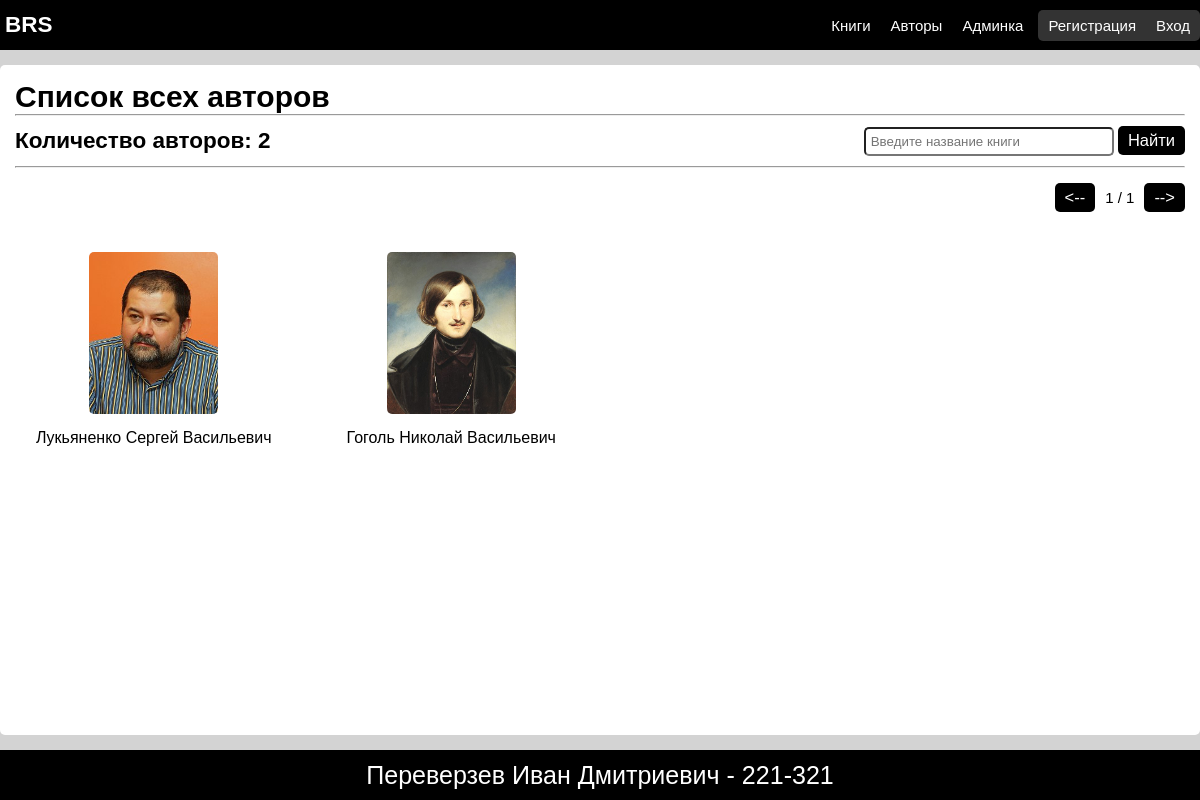
Screenshot of /all_authors/1/ with the database file from the repository.
### RecommendSystem/models.py (models this page shows)
class Author(models.Model):
    firstname = models.CharField(max_length=200)
    lastname = models.CharField(max_length=200)
    patronymic = models.CharField(max_length=200)
    image = models.ImageField(upload_to=f'images/authors/', default='images/authors/default.png')
    description =  models.TextField(null=True)
    def __str__(self):
        return f'{self.lastname} {self.firstname} {self.patronymic}'

### RecommendSystem/views.py (the view)
# urls.py: path('all_authors/<int:page_no>/', views.show_all_authors, name='show_all_authors'),
def show_all_authors(request, page_no=1):
    authors_list = list(Author.objects.all())
    context = get_context_for_pagination(authors_list, page_no, 16)
    context['cur_url'] = 'RS:show_all_authors'
    return render(request, 'show_all_authors.html', context)

### RecommendSystem/views.py (called while the page is built)
def get_context_for_pagination(arr: list, page_no: int, cards_count: int):
    maybe_pages = ceil(len(arr) / cards_count)
    page_no = max(1, page_no)
    page_no = min(maybe_pages, page_no)
    next_page = page_no if page_no + 1 > maybe_pages else page_no + 1
    prev_page = page_no if page_no - 1 < 1 else page_no - 1
    context = {
        'page_no': page_no,
        'maybe_pages': maybe_pages,
        'next_page': next_page,
        'prev_page': prev_page,
        'all_objects': len(arr),
        'objects_list': arr[cards_count*(page_no-1):cards_count*page_no]
        }
    return context

### RecommendSystem/templates/show_all_authors.html (shortened to what this page needs)
{% extends "base.html" %}
{% block additional_styles %}
    {% load static %}
    <link rel="stylesheet" href="{% static 'styles/view_of_set.css' %}">
{% endblock additional_styles %}
{% block content %}
    {% load static %}
    <h1>Список всех авторов</h1>
    <hr>
    <div class="infoblock">
        <h2>Количество авторов: {{ all_objects }}</h2>
        <form action="{% url 'RS:search_authors' 1 %}">
            <input type="text" placeholder="Введите название книги" name="text">
            <button class="btn">Найти</button>
        </form>
    </div>
    <hr>
    <div class="pagination">
        <a href="{% url cur_url prev_page %}{% if cur_url == 'RS:search_authors' %}?text={{ search_text }}{% endif %}" class="btn"><--</a>
        <p>{{ page_no }} / {{ maybe_pages }}</p>
        <a href="{% url cur_url next_page %}{% if cur_url == 'RS:search_authors' %}?text={{ search_text }}{% endif %}" class="btn">--></a>
    </div>
    {% if objects_list %}
        <ul class="list">
            {% for author in objects_list %}
                <li class="card">
                    <a href="{% url 'RS:show_one_author' author.id %}">
                        <img src="{% static author.image %}" alt="{{ author.lastname }} {{ author.firstname }}" class="card__img">
                        <div class="card__description">
                        <p class="common-text card__link">{{ author }}</p>
                    </div>
                    </a>
                </li>
            {% endfor %}
        </ul>
    {% else %}
        <p>Простите, авторы не найдены :(</p>
    {% endif %}
{% endblock content %}

### RecommendSystem/templates/base.html (shortened to what this page needs)
{% load static %}
<!DOCTYPE html>
<html lang="ru">
<head>
    <link rel="stylesheet" href="{% static 'styles/base.css' %}">
    {% block additional_styles %}{% endblock additional_styles %}
</head>
<body>
    <header class="header">
        <div class="container header__container">
            <a href="/" class="header__logo">BRS</a>
            <nav class="header__nav">
                <ul class="menu">
                    <li class="menu__item">
                        <a class="menu__link" href="{% url 'RS:show_all_books' 1 %}">Книги</a>
                    </li>
                    <li class="menu__item">
                        <a class="menu__link" href="{% url 'RS:show_all_authors' 1 %}">Авторы</a>
                    </li>
                    <li class="menu__item">
                        <a class="menu__link" href="/admin">Админка</a>
                    </li>
                </ul>
                <ul class="menu header__user-info">
                    <li class="menu__item">
                        <a class="menu__link" href="#">Регистрация</a>
                    </li>
                    <li class="menu__item">
                        <a class="menu__link" href="#">Вход</a>
                    </li>
                </ul>
            </nav>
        </div>
    </header>
    <main class="container wrapper main">
        {% block content %}{% endblock content %}
    </main>
    <footer class="footer">
        <div class="container footer__container">
            <p class="common-text common-text--size_big">Переверзев Иван Дмитриевич - 221-321</p>
        </div>
    </footer>
</body>
</html>

### RecommendSystem/static/styles/base.css (style rules this page uses)
:root { font-size: 15px; }
*, *::before, *::after { padding: 0; margin: 0; box-sizing: border-box; }
a { color: black; text-decoration: none; }
.container { max-width: 1200px; margin: 0 auto; }
.wrapper { display: flex; flex-direction: column; }
body { display: flex; flex-direction: column; height: 100vh; font-family: Verdana, sans-serif; background-color: lightgray; }
.main { flex: 1 1 0; background-color: white; width: 100%; margin-top: 15px; margin-bottom: 15px; padding: 15px; border-radius: 5px; }
.header { background-color: black; }
.header__container { display: flex; justify-content: space-between; align-items: center; height: 50px; }
.header__logo { color: white; font-size: 1.5rem; text-decoration: none; font-weight: bold; }
.header__nav { display: flex; justify-content: space-between; align-items: center; gap: 10px; }
.header__user-info { background-color: rgba(255, 255, 255, 0.2); border-radius: 5px; padding: 2px 5px; }
.menu { list-style: none; display: flex; justify-content: space-between; align-items: center; gap: 10px; }
.menu__link { display: inline-block; color: white; text-decoration: none; }
.header__logo, .menu__link { padding: 5px; border-radius: 5px; transition: all 0.2s; }
.common-text { font-size: 1.067rem; }
.common-text--size_big { font-size: 1.67rem; }
.btn { cursor: pointer; padding: 5px 10px; border: none; border-radius: 5px; background-color: black; color: white; font-size: 1.1rem; transition: all 0.2s; display: inline-block; width: fit-content; }
input[type='text'] { padding: 5px; border-radius: 5px; min-width: 250px; }
.footer { background-color: black; color: white; }
.footer__container { display: flex; align-items: center; justify-content: center; height: 50px; }

### RecommendSystem/static/styles/view_of_set.css (style rules this page uses)
.list { margin-top: 30px; list-style: none; display: grid; grid-template: auto / repeat(4, 1fr); gap: 20px; }
.card { display: inline-block; height: 100%; }
.card a { height: 100%; text-decoration: none; color: black; padding: 10px; display: flex; flex-direction: column; gap: 15px; align-items: center; text-align: center; border-radius: 5px; transition: all 0.2s; }
.card__description { display: flex; flex-direction: column; gap: 5px; }
.card__img { height: 100%; width: 50%; border-radius: 5px; object-fit: cover; }
.pagination { display: inline-flex; gap: 10px; align-items: center; margin-top: 15px; align-self: flex-end; }
.infoblock { display: flex; justify-content: space-between; align-items: center; margin: 10px 0; }

### rows the page displays
Author: image+lastname (picture), lastname+firstname+patronymic "Лукьяненко Сергей Васильевич"
Author: image+lastname (picture), lastname+firstname+patronymic "Гоголь Николай Васильевич"

### other values shown
{{ all_objects }} "2"
{{ page_no }} "1"
{{ maybe_pages }} "1"
